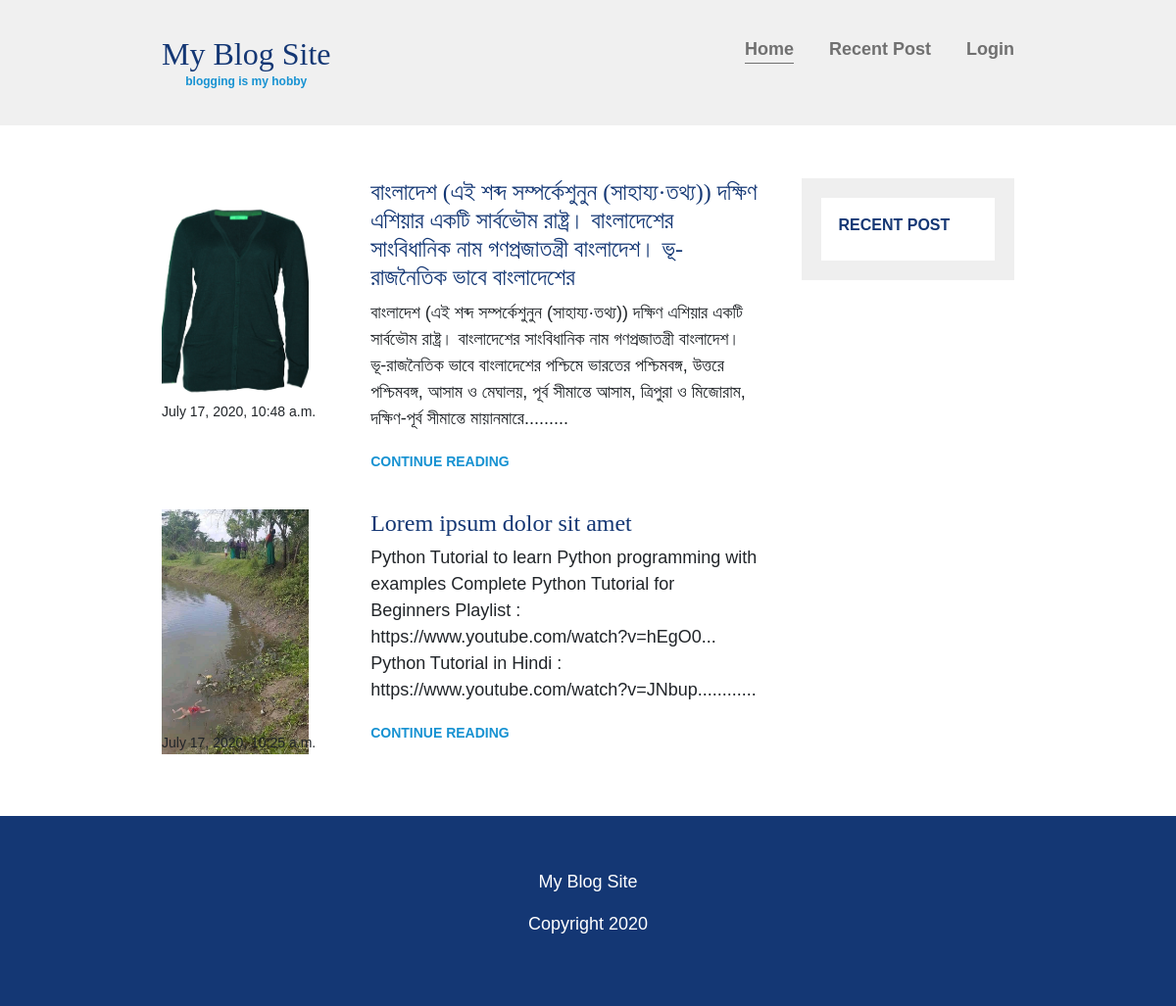
/posts-under-category/4, run on the app's committed database.
### Blog_app/models.py (models this page shows, shortened)
class Post(models.Model):
    author = models.ForeignKey(User, on_delete=models.CASCADE)
    category = models.ForeignKey(Category, models.CASCADE)
    title = models.CharField(max_length=200)
    post_slug = models.SlugField(max_length=200, unique=True)
    post_img = models.ImageField(upload_to='post_img', null=True, blank=True)
    post_content = models.TextField()
    created_at = models.DateTimeField(auto_now_add=True)
    update_at = models.DateTimeField(auto_now=True)
    class Meta:
        ordering = ['-created_at']

### Blog_app/views.py (the view)
# urls.py: path('posts-under-category/<int:cat_id>', views.posts_under_category, name='posts-under-category'),
def posts_under_category(request, cat_id):
    category = Category.objects.get(pk=cat_id)
    posts = category.post_set.all()
    categories = Category.objects.all()
    context = {
        'posts': posts,
        'categories': categories
    }
    return render(request, 'blog/posts_under_category.html', context)

### Blog_app/templatetags/custom_filters.py (called while the page is built)
def range_filter(value):
    return value[0:300] + "........."

### templates/blog/posts_under_category.html (shortened to what this page needs)
{% extends 'base.html' %}
{% load custom_filters %}
{% block content_block %}
        {% for post in posts %}
        <article class="article-recent">
          <div class="article-recent-main">
            <h2 class="article-title">{{ post.title }}</h2>
            <p class="article-body">
              {{ post.post_content|range_filter }}
            </p>
            <a href="{% url 'Blog_app:posts-detail' post_id=post.pk %}" class="article-read-more">CONTINUE READING</a>
          </div>
          <div class="article-recent-secondary">
            {% if post.post_img %}
           <div class="img">
             <img src="{{ post.post_img.url }}" alt="" class="article-image" />
           </div>
         {% else %}
        <img
            src="https://www.pongboss.com/wp-content/uploads/2017/09/nutrition-cover-1024x700.jpg"
            alt=""
            class="article-image"
          />
         {% endif %}
            <p class="article-info">{{ post.created_at }}</p>
          </div>
        </article>
{% endfor %}
{% endblock %}

### static/resources/css/main.css (style rules this page uses)
body { margin: 0; padding: 0; font-family: "Ubuntu", sans-serif; font-size: 1.125rem; font-weight: 300; }
img { max-width: 100%; display: block; }
h1, h2, h3 { font-family: "Lora", serif; font-weight: 400; color: #143774; margin-top: 0; }
a { color: #1792d2; }
.article-title { font-size: 1.5rem; }
.article-read-more, .article-info { font-size: 0.875rem; }
.article-read-more { color: #1792d2; text-decoration: none; font-weight: 700; }
.article-info { margin: 2em 0; }
.article-recent-secondary .img { width: 150px; height: 200px; }
.article-recent-secondary .img img { width: 100%; height: 100%; }
.article-recent { display: flex; flex-direction: column; margin-bottom: 2em; }
.article-recent-main { order: 2; }
.article-recent-secondary { order: 1; }
@media (min-width: 675px) { .article-recent { flex-direction: row; justify-content: space-between; } }
@media (min-width: 675px) { .article-recent-main { width: 65%; } }
@media (min-width: 675px) { .article-recent-secondary { width: 33%; } }
@media (min-width: 675px) { .article-image { width: 100%; min-height: 250px; object-fit: cover; } }
@media (min-width: 675px) { .article-image { order: -2; } }
@media (min-width: 675px) { .article-info { order: -1; } }

### data on the page
Post: title "বাংলাদেশ (এই শব্দ সম্পর্কেশুনুন (সাহায্য·তথ্য)) দক্ষিণ এশিয়ার একটি সার্বভৌম রাষ্ট্র। বাংলাদেশের সাংবিধানিক নাম গণপ্রজাতন্ত্রী বাংলাদেশ। ভূ-রাজনৈতিক ভাবে বাংলাদেশের", post_content|range_filter "বাংলাদেশ (এই শব্দ সম্পর্কেশুনুন (সাহায্য·তথ্য)) দক্ষিণ এশিয়ার একটি সার্বভৌম রাষ্ট্র। বাংলাদেশের সাংবিধানিক নাম গণপ্রজাতন্ত্রী বাংলাদেশ। ভূ-রাজনৈতিক ভাবে বাংলাদেশের পশ্চিমে ভারতের পশ্চিমবঙ্গ, উত্তরে পশ্চিমবঙ্গ, আসাম ও মেঘালয়, পূর্ব সীমান্তে আসাম, ত্রিপুরা ও মিজোরাম, দক্ষিণ-পূর্ব সীমান্তে মায়ানমারে.........", post_img (picture), created_at "July 17, 2020, 10:48 a.m."
Post: title "Lorem ipsum dolor sit amet", post_content|range_filter "Python Tutorial to learn Python programming with examples Complete Python Tutorial for Beginners Playlist : https://www.youtube.com/watch?v=hEgO0... Python Tutorial in Hindi : https://www.youtube.com/watch?v=JNbup............", post_img (picture), created_at "July 17, 2020, 10:25 a.m."
